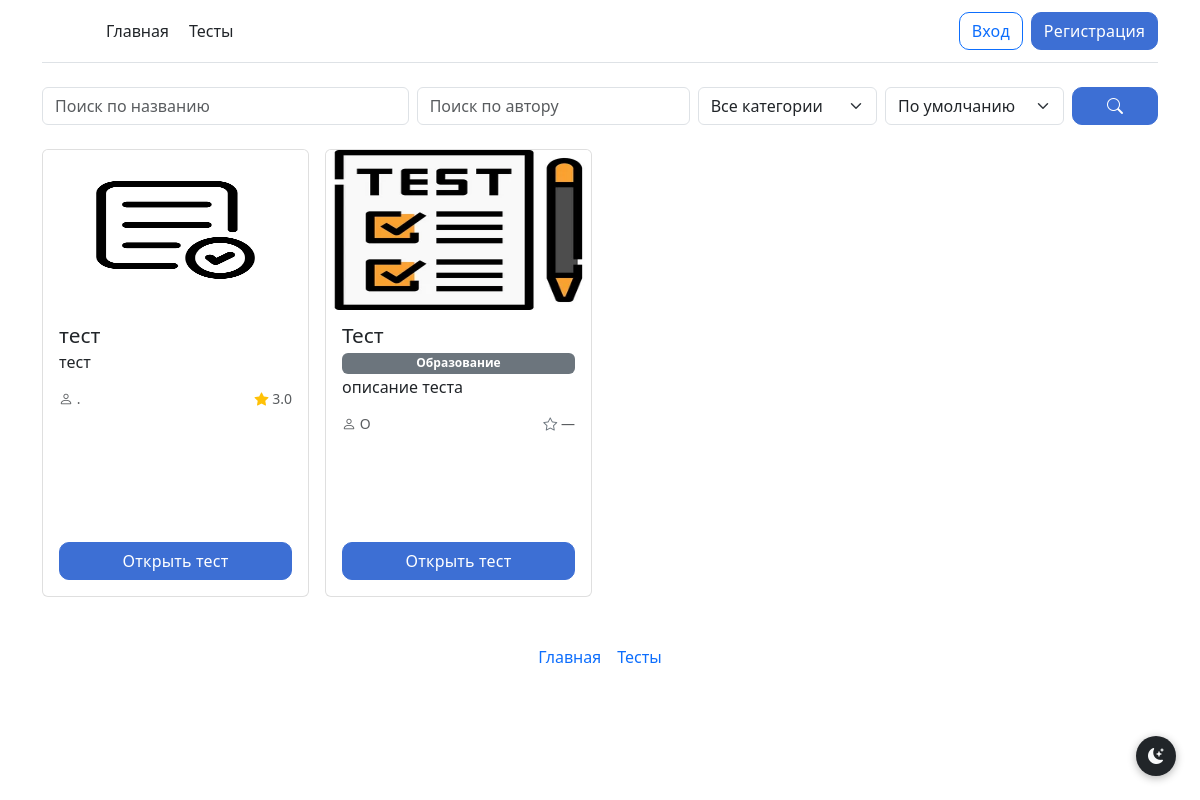
/tests, run on the app's committed database.
### models.py (models this page shows)
class Tests(db.Model):
    test_id = db.Column(db.Integer, primary_key=True)
    test_id_creator = db.Column(db.Integer)
    test_name = db.Column(db.String)
    test_description = db.Column(db.String)
    test_status = db.Column(db.Integer)
    test_image = db.Column(db.String)
    test_cat_id = db.Column(db.Integer, default=None)  # ссылка на TestCategory.cat_id или None

class TestCategory(db.Model):
    __tablename__ = 'test_category'
    cat_id = db.Column(db.Integer, primary_key=True)
    cat_name = db.Column(db.String, unique=True, nullable=False)

### routes/tests.py (the view)
@tests_bp.route('/tests')
def tests():
    q_name = request.args.get('name', '').strip()
    q_author = request.args.get('author', '').strip()
    q_cat = request.args.get('cat', '').strip()
    sort = request.args.get('sort', '')
    query = Tests.query.filter_by(test_status=2)
    if q_name:
        query = query.filter(Tests.test_name.ilike(f'%{q_name}%'))
    if q_cat:
        try:
            query = query.filter(Tests.test_cat_id == int(q_cat))
        except ValueError:
            pass
    all_tests = query.all()
    creators = {}
    avg_scores = {}
    for test in all_tests:
        user = User.query.get(test.test_id_creator)
        creators[test.test_id] = user.username if user else "—"
        scores = Test_scores.query.filter_by(test_s_test_id=test.test_id).all()
        avg_scores[test.test_id] = round(sum(s.test_s_score for s in scores) / len(scores), 1) if scores else None
    if q_author:
        all_tests = [t for t in all_tests if q_author.lower() in creators[t.test_id].lower()]
    if sort == 'rating':
        all_tests.sort(key=lambda t: avg_scores[t.test_id] or 0, reverse=True)
    categories = get_category_choices()
    cat_map = {c['cat_id']: c['cat_name'] for c in categories}
    return render_template("tests.html", tests=all_tests, creators=creators, avg_scores=avg_scores,
                           q_name=q_name, q_author=q_author, q_cat=q_cat, sort=sort,
                           categories=categories, cat_map=cat_map)

### __init__.py (called while the page is built, shortened)
@app.before_request
def check_must_rate_test():
    excluded_paths = ['/test/', '/static/', '/logout']

### models.py (called while the page is built)
def get_category_choices():
    return [{'cat_id': c.cat_id, 'cat_name': c.cat_name} for c in TestCategory.query.order_by(TestCategory.cat_name).all()]

### templates/tests.html (shortened to what this page needs)
{% extends 'base.html' %}
{% block main %}
<form method="GET" action="/tests" class="row g-2 mb-4 align-items-end">
  <div class="col-sm-4">
    <input type="text" class="form-control" name="name" placeholder="Поиск по названию" value="{{ q_name }}">
  </div>
  <div class="col-sm-3">
    <input type="text" class="form-control" name="author" placeholder="Поиск по автору" value="{{ q_author }}">
  </div>
  <div class="col-sm-2">
    <select class="form-select" name="cat">
      <option value="">Все категории</option>
    </select>
  </div>
  <div class="col-sm-2">
    <select class="form-select" name="sort">
      <option value="" {% if sort == '' %}selected{% endif %}>По умолчанию</option>
    </select>
  </div>
  <div class="col-sm-1">
    <button type="submit" class="btn btn-primary w-100"><i class="bi bi-search"></i></button>
  </div>
</form>
{% if tests %}
<div class="row g-3">
  {% for test in tests %}
  <div class="col-sm-6 col-lg-3">
  <div class="card card-fixed">
    {% if test.test_image %}
        <img src="{{ url_for('static', filename='img/' + test.test_image) }}"
             class="card-img-top"
             alt="{{ test.test_name }}">
      {% else %}
        <img src="{{ url_for('static', filename='img/placeholder.png') }}"
             class="card-img-top"
             alt="Нет изображения">
      {% endif %}
    <div class="card-body">
      <h5 class="card-name">{{test.test_name|truncate(80)}}</h5>
      {% if test.test_cat_id is not none and test.test_cat_id in cat_map %}
      <span class="badge bg-secondary mb-1">{{ cat_map[test.test_cat_id] }}</span>
      {% endif %}
      <p class="card-description">{{test.test_description}}</p>
      <div class="d-flex justify-content-between align-items-center mb-2 text-muted small">
        <span class="text-truncate me-2" style="max-width: 60%;">
          <i class="bi bi-person"></i> {{ creators[test.test_id] }}
        </span>
        <span class="text-nowrap">
          {% if avg_scores[test.test_id] %}
          <i class="bi bi-star-fill text-warning"></i> {{ avg_scores[test.test_id] }}
          {% else %}
          <i class="bi bi-star text-secondary"></i> —
          {% endif %}
        </span>
      </div>
      <a href="{{ url_for('view_test', test_name=test.test_name) }}" class="btn btn-primary">Открыть тест</a>
    </div>
  </div>
  </div>
  {% endfor %}
</div>
{% endif %}
{% endblock %}

### templates/base.html (shortened to what this page needs)
<!doctype html>
<html lang="ru">
  <head>
    <link href="https://cdn.jsdelivr.net/npm/bootstrap@5.3.3/dist/css/bootstrap.min.css" rel="stylesheet">
    <link rel="stylesheet" href="https://cdn.jsdelivr.net/npm/bootstrap-icons@1.11.3/font/bootstrap-icons.min.css">
    <link href="{{ url_for('static', filename='style/style.css') }}" rel="stylesheet">
  </head>
  <body class="d-flex flex-column min-vh-100">
<div class="container">
    <header class="py-2 mb-4 border-bottom">
      <nav class="d-flex flex-wrap align-items-center gap-2 py-1">
        <a href="/" class="navbar-brand me-2">
          <svg class="bi" width="40" height="32" role="img" aria-label="Главная"><use xlink:href="#bootstrap"></use></svg>
        </a>
        <div class="d-flex flex-wrap gap-1 me-auto">
          <a href="/" class="nav-link px-2">Главная</a>
          <a href="/tests" class="nav-link px-2">Тесты</a>
        </div>
        <div class="d-flex align-items-center gap-2 flex-wrap">
          {% if current_user.is_authenticated %}
          <a href="/notifications" class="btn btn-outline-secondary position-relative">
              <i class="bi bi-bell"></i>
              {% set unread_count = current_user.id | get_unread_notifications_count %}
              {% if unread_count > 0 %}
              <span class="position-absolute top-0 start-100 translate-middle badge rounded-pill bg-danger">
                  {{ unread_count if unread_count < 100 else '99+' }}
              </span>
              {% endif %}
          </a>
          <a href="/profile" class="btn btn-outline-secondary">
              <i class="bi bi-person-circle"></i>
          </a>
          <a class="btn btn-primary" href="/logout">Выход</a>
          {% else %}
          <a class="btn btn-outline-primary" href="/login">Вход</a>
          <a class="btn btn-primary" href="/registration">Регистрация</a>
          {% endif %}
        </div>
      </nav>
    </header>
  </div>
<main class = "container">
  {% block main %}{% endblock %}
</main>
<div class="container">
  <footer class="py-3 my-4">
    <ul class="nav col-12 col-md-auto mb-2 justify-content-center mb-md-0">
        <li><a href="/" class="nav-link px-2">Главная</a></li>
          <li><a href="/tests" class="nav-link px-2">Тесты</a></li>
      </ul>
  </footer>
</div>
    <button id="theme-toggle" title="Переключить тему">
      <i id="theme-icon"></i>
    </button>
  </body>
</html>

### static/style/style.css (style rules this page uses)
.card-fixed { width: 100%; max-width: 20rem; display: flex; flex-direction: column; height: 28rem; overflow: hidden; border: 1px solid rgba(0, 0, 0, 0.125); border-radius: 0.375rem; }
.card-fixed .card-img-top { width: 100%; height: 10rem; object-fit: fill; }
.card-fixed .card-body { display: flex; flex-direction: column; flex-grow: 1; overflow: hidden; }
.card-fixed .card-body .btn { margin-top: auto; flex-shrink: 0; }
.card-fixed .card-name { flex-shrink: 0; overflow: hidden; text-overflow: ellipsis; display: -webkit-box; -webkit-box-orient: vertical; line-height: 1.2rem; font-size: 1.3rem }
.card-fixed .card-description { overflow: hidden; text-overflow: ellipsis; display: -webkit-box; -webkit-line-clamp: 5; -webkit-box-orient: vertical; line-height: 1.2rem; max-height: 6rem; margin-bottom: 1rem; font-size: 1rem; flex-shrink: 0; }
.btn { border-radius: 10px !important; font-weight: 500; letter-spacing: 0.01em; transition: transform 0.1s ease, box-shadow 0.1s ease, background-color 0.1s ease !important; }
.btn-primary { background: #3d6fd4 !important; border-color: #3d6fd4 !important; }
.btn-outline-primary { border-radius: 10px !important; }
#theme-toggle { position: fixed; bottom: 1.5rem; right: 1.5rem; z-index: 1050; width: 2.5rem; height: 2.5rem; border-radius: 50%; border: none; font-size: 1rem; cursor: pointer; box-shadow: 0 2px 8px rgba(0,0,0,0.3); display: flex; align-items: center; justify-content: center; background-color: #212529; color: #f8f9fa; transition: background-color 0.2s, color 0.2s; }
header .nav-link { white-space: nowrap; }

### data on the page
Tests: test_image (picture), test_name "тест", test_description "тест", creators ".", avg_scores "3.0"
Tests: test_image (picture), test_name "Тест", test_description "описание теста", creators "О"
TestCategory: cat_name "Образование"
